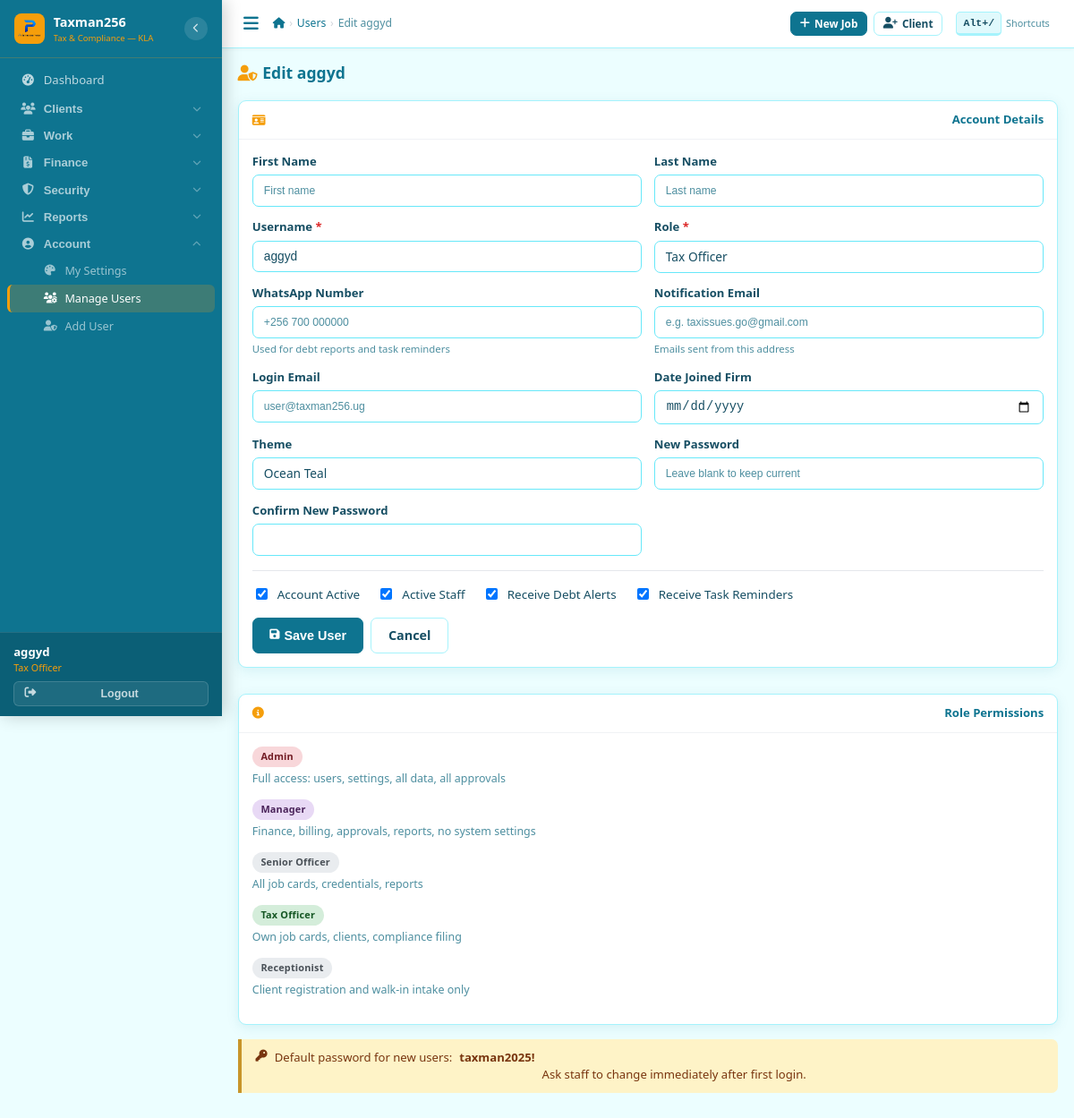
The app's page /staff/users/1/ (signed in) with its own data.
### core/models.py (models this page shows, shortened)
class User(AbstractUser):
    ROLE_CHOICES = [
        ('receptionist', 'Receptionist'),
        ('tax_officer',  'Tax Officer'),
        ('senior_officer','Senior Officer'),
        ('manager',      'Manager'),
        ('admin',        'Admin'),
    ]
    THEME_CHOICES = [
        ('ocean',    'Ocean Teal'),
    ]
    role              = models.CharField(max_length=20, choices=ROLE_CHOICES, default='tax_officer')
    phone_whatsapp    = models.CharField(max_length=20, blank=True,
                                         help_text='WhatsApp number used for sending reminders (e.g. +256785230670)')
    email_notify      = models.EmailField(blank=True,
                                          help_text='Email used for sending communications (e.g. taxissues.go@gmail.com)')
    is_active_staff   = models.BooleanField(default=True)
    date_joined_firm  = models.DateField(null=True, blank=True)
    receive_debt_alerts = models.BooleanField(default=True,
                                               help_text='Receive Saturday/Monday debt reports')
    receive_task_reminders = models.BooleanField(default=True,
                                                  help_text='Receive reminders for incomplete tasks')
    ui_theme          = models.CharField(max_length=20, choices=THEME_CHOICES, default='ocean')

### core/views.py (the view)
# urls.py: path('users/<int:pk>/',     views.user_edit,       name='user_edit'),
@login_required
def user_edit(request, pk):
    if not _require_admin(request):
        messages.error(request, 'Admin access required.')
        return redirect('dashboard:index')
    user = get_object_or_404(User, pk=pk)
    if request.method == 'POST':
        form = UserForm(request.POST, instance=user)
        if form.is_valid():
            u = form.save(commit=False)
            p = form.cleaned_data.get('password1')
            if p:
                u.set_password(p)
            u.save()
            messages.success(request, f'User {u.username} updated.')
            return redirect('core:users')
    else:
        form = UserForm(instance=user)
    role_guide = [
        ('admin','Admin','Full access: users, settings, all data, all approvals'),
        ('manager','Manager','Finance, billing, approvals, reports, no system settings'),
        ('senior_officer','Senior Officer','All job cards, credentials, reports'),
        ('tax_officer','Tax Officer','Own job cards, clients, compliance filing'),
        ('receptionist','Receptionist','Client registration and walk-in intake only'),
    ]
    return render(request, 'core/user_form.html', {'form': form, 'title': f'Edit {user.username}', 'edit_user': user, 'role_guide': role_guide})

### core/views.py (shortened to what this page needs)
class UserForm(forms.ModelForm):
    password1 = forms.CharField(label='Password', widget=forms.PasswordInput, required=False,
                                 help_text='Leave blank to keep existing password')
    password2 = forms.CharField(label='Confirm Password', widget=forms.PasswordInput, required=False)
    class Meta:
        model = User
        fields = ['username', 'first_name', 'last_name', 'email', 'email_notify',
                  'phone_whatsapp', 'role', 'ui_theme', 'is_active_staff', 'is_active',
                  'receive_debt_alerts', 'receive_task_reminders', 'date_joined_firm']
        widgets = {'date_joined_firm': forms.DateInput(attrs={'type': 'date'})}

### core/views.py (called while the page is built)
def _require_admin(request):
    return request.user.is_authenticated and (request.user.role in ('admin', 'manager') or request.user.is_superuser)

### templates/core/user_form.html (shortened to what this page needs)
{% extends 'base.html' %}
{% block nav_users %}active{% endblock %}
{% block breadcrumbs %}<li><a href="{% url 'core:users' %}">Users</a></li><li class="active">{{ title }}</li>{% endblock %}
{% block content %}
<div class="page-hdr"><h4 class="page-title"><i class="fas fa-user-shield"></i>{{ title }}</h4></div>
<div class="row"><div class="col-7">
<div class="card">
  <div class="card-hd"><i class="fas fa-id-card"></i>Account Details</div>
  <div class="card-bd">
    <form method="post" novalidate>{% csrf_token %}
      <div class="form-grid-2">
        <div><label class="form-label">First Name</label><input type="text" name="first_name" value="{{ form.first_name.value|default:'' }}" class="form-ctrl" placeholder="First name"></div>
        <div><label class="form-label">Last Name</label><input type="text" name="last_name" value="{{ form.last_name.value|default:'' }}" class="form-ctrl" placeholder="Last name"></div>
        <div><label class="form-label">Username <span class="req">*</span></label>
          <input type="text" name="username" value="{{ form.username.value|default:'' }}" class="form-ctrl" required>
          {% for e in form.username.errors %}<span class="err-msg">{{ e }}</span>{% endfor %}</div>
        <div><label class="form-label">Role <span class="req">*</span></label>
          </div>
        <div><label class="form-label">WhatsApp Number</label>
          <input type="text" name="phone_whatsapp" value="{{ form.phone_whatsapp.value|default:'' }}" class="form-ctrl" placeholder="+256 700 000000">
          <div class="form-hint">Used for debt reports and task reminders</div></div>
        <div><label class="form-label">Notification Email</label>
          <input type="email" name="email_notify" value="{{ form.email_notify.value|default:'' }}" class="form-ctrl" placeholder="e.g. taxissues.go@gmail.com">
          <div class="form-hint">Emails sent from this address</div></div>
        <div><label class="form-label">Login Email</label><input type="email" name="email" value="{{ form.email.value|default:'' }}" class="form-ctrl" placeholder="user@taxman256.ug"></div>
        <div><label class="form-label">Date Joined Firm</label><input type="date" name="date_joined_firm" value="{{ form.date_joined_firm.value|default:'' }}" class="form-ctrl"></div>
        <div><label class="form-label">Theme</label>
          </div>
        {% if is_new %}
        <div><label class="form-label">Password</label>
          <input type="password" name="password1" class="form-ctrl" placeholder="Leave blank for default: taxman2025!">
        </div>
        <div><label class="form-label">Confirm Password</label><input type="password" name="password2" class="form-ctrl" placeholder="Repeat password"></div>
        {% else %}
        <div><label class="form-label">New Password</label>
          <input type="password" name="password1" class="form-ctrl" placeholder="Leave blank to keep current">
        </div>
        <div><label class="form-label">Confirm New Password</label><input type="password" name="password2" class="form-ctrl"></div>
        {% endif %}
      </div>
      <div class="divider"></div>
      <div style="display:flex;flex-wrap:wrap;gap:1.2rem;margin-bottom:1rem">
        <label style="display:flex;align-items:center;gap:.5rem;cursor:pointer;font-size:.84rem">
          <input type="checkbox" name="is_active" {% if form.is_active.value %}checked{% endif %}> Account Active</label>
        <label style="display:flex;align-items:center;gap:.5rem;cursor:pointer;font-size:.84rem">
          <input type="checkbox" name="is_active_staff" {% if form.is_active_staff.value %}checked{% endif %}> Active Staff</label>
        <label style="display:flex;align-items:center;gap:.5rem;cursor:pointer;font-size:.84rem">
          <input type="checkbox" name="receive_debt_alerts" {% if form.receive_debt_alerts.value %}checked{% endif %}> Receive Debt Alerts</label>
        <label style="display:flex;align-items:center;gap:.5rem;cursor:pointer;font-size:.84rem">
          <input type="checkbox" name="receive_task_reminders" {% if form.receive_task_reminders.value %}checked{% endif %}> Receive Task Reminders</label>
      </div>
      <div class="flex gap-2">
        <button type="submit" class="btn btn-primary btn-lg"><i class="fas fa-save"></i> Save User</button>
        <a href="{% url 'core:users' %}" class="btn btn-outline btn-lg">Cancel</a>
      </div>
    </form>
  </div>
</div>
</div><div class="col">
<div class="card"><div class="card-hd"><i class="fas fa-info-circle"></i>Role Permissions</div>
<div class="card-bd" style="font-size:.82rem">
  {% for role,label,perms in role_guide %}
  <div style="margin-bottom:.8rem">
    <span class="badge badge-{% if role == 'admin' %}suspended{% elif role == 'manager' %}pending_payment{% elif role == 'tax_officer' %}active{% else %}dormant{% endif %}">{{ label }}</span>
    <div style="color:var(--muted);margin-top:.3rem;font-size:.78rem">{{ perms }}</div>
  </div>
  {% endfor %}
</div></div>
<div class="alert alert-note mt-2">
  <i class="fas fa-key"></i> Default password for new users: <strong>taxman2025!</strong><br>
  Ask staff to change immediately after first login.
</div>
</div></div>
{% endblock %}

### templates/base.html (shortened to what this page needs)
{% load static %}<!DOCTYPE html>
<html lang="en">
<head>
<link rel="stylesheet" href="https://cdnjs.cloudflare.com/ajax/libs/font-awesome/6.5.0/css/all.min.css">
<link rel="stylesheet" href="https://cdnjs.cloudflare.com/ajax/libs/select2/4.1.0-rc.0/css/select2.min.css">
<link rel="stylesheet" href="https://cdn.jsdelivr.net/npm/select2-bootstrap-5-theme@1.3.0/dist/select2-bootstrap-5-theme.min.css">
<link rel="stylesheet" href="https://cdnjs.cloudflare.com/ajax/libs/flatpickr/4.6.13/flatpickr.min.css">
<link rel="stylesheet" href="{% static 'css/app.css' %}?v=5">
</head>
<body data-theme="ocean">
{% if user.is_authenticated %}
<nav class="sidebar" id="sidebar">
  <div class="sb-brand">
    <div class="sb-icon"><img src="{% static 'icons/primeserver.png' %}" alt="Logo" style="width:100%;height:100%;object-fit:contain"></div>
    <div class="sb-brand-text">
      <div class="sb-brand-name">Taxman256</div>
      <div class="sb-brand-sub">Tax &amp; Compliance — KLA</div>
    </div>
    <button type="button" class="sb-toggle" id="sidebarToggle" title="Toggle sidebar">
      <i class="fas fa-chevron-left" id="sidebarToggleIcon"></i>
    </button>
  </div>
  <div class="sb-scroll">
    <a href="{% url 'dashboard:index' %}" class="sb-link {% block nav_dash %}{% endblock %}" title="Dashboard">
      <i class="fas fa-tachometer-alt"></i>
      <span class="sb-lbl">Dashboard</span>
    </a>
    <div class="sb-group" id="grp-clients">
      <button type="button" class="sb-group-hd" data-grp="grp-clients" data-href="{% url 'clients:list' %}" title="Clients">
        <i class="fas fa-users"></i>
        <span class="sb-lbl">Clients</span>
        <i class="fas fa-chevron-down sb-arrow"></i>
      </button>
    </div>
    <div class="sb-group" id="grp-work">
      <button type="button" class="sb-group-hd" data-grp="grp-work" data-href="{% url 'services:list' %}" title="Work">
        <i class="fas fa-briefcase"></i>
        <span class="sb-lbl">Work</span>
        <i class="fas fa-chevron-down sb-arrow"></i>
      </button>
    </div>
    <div class="sb-group" id="grp-finance">
      <button type="button" class="sb-group-hd" data-grp="grp-finance" data-href="{% url 'billing:list' %}" title="Finance">
        <i class="fas fa-file-invoice-dollar"></i>
        <span class="sb-lbl">Finance</span>
        <i class="fas fa-chevron-down sb-arrow"></i>
      </button>
    </div>
    <div class="sb-group" id="grp-security">
      <button type="button" class="sb-group-hd" data-grp="grp-security" data-href="{% url 'credentials:list' %}" title="Security">
        <i class="fas fa-shield-alt"></i>
        <span class="sb-lbl">Security</span>
        <i class="fas fa-chevron-down sb-arrow"></i>
      </button>
    </div>
    <div class="sb-group" id="grp-reports">
      <button type="button" class="sb-group-hd" data-grp="grp-reports" data-href="{% url 'documents:price_list' %}" title="Reports">
        <i class="fas fa-chart-line"></i>
        <span class="sb-lbl">Reports</span>
        <i class="fas fa-chevron-down sb-arrow"></i>
      </button>
    </div>
    <div class="sb-group" id="grp-account">
      <button type="button" class="sb-group-hd" data-grp="grp-account" data-href="{% url 'core:settings' %}" title="Account">
        <i class="fas fa-user-circle"></i>
        <span class="sb-lbl">Account</span>
        <i class="fas fa-chevron-down sb-arrow"></i>
      </button>
      <div class="sb-sub" id="sub-account">
        <a href="{% url 'core:settings' %}" class="sb-link {% block nav_settings %}{% endblock %}" title="My Settings"><i class="fas fa-palette"></i><span class="sb-lbl">My Settings</span></a>
        {% if user.is_superuser or user.role == 'admin' or user.role == 'manager' %}
        <a href="{% url 'core:users' %}"    class="sb-link {% block nav_users %}{% endblock %}" title="Manage Users"><i class="fas fa-users-cog"></i><span class="sb-lbl">Manage Users</span></a>
        <a href="{% url 'core:user_new' %}" class="sb-link" title="Add User"><i class="fas fa-user-shield"></i><span class="sb-lbl">Add User</span></a>
        {% endif %}
      </div>
    </div>
  </div>
  <div class="sb-footer">
    <div class="sb-user-info">
      <div class="sb-uname">{{ user.get_full_name|default:user.username }}</div>
      <div class="sb-urole">{{ user.get_role_display }}{% if user.phone_whatsapp %} · {{ user.phone_whatsapp }}{% endif %}</div>
    </div>
    <form method="post" action="{% url 'logout' %}" style="margin:0">{% csrf_token %}
      <button type="submit" class="sb-logout-btn">
        <i class="fas fa-sign-out-alt"></i><span class="sb-lbl"> Logout</span>
      </button>
    </form>
  </div>
</nav>
<div class="main">
  <div class="topbar">
    <div class="topbar-l">
      <button class="hamburger" id="hamburger" aria-label="Menu"><i class="fas fa-bars"></i></button>
      <nav aria-label="breadcrumb"><ol class="bc">
        <li><a href="{% url 'dashboard:index' %}"><i class="fas fa-home"></i></a></li>
        {% block breadcrumbs %}{% endblock %}
      </ol></nav>
    </div>
    <div class="topbar-r">
      <a href="{% url 'services:create' %}" class="btn btn-primary btn-sm"><i class="fas fa-plus"></i> New Job</a>
      <a href="{% url 'clients:create' %}"  class="btn btn-outline btn-sm d-xs-none"><i class="fas fa-user-plus"></i> Client</a>
      <span class="kb-hint d-xs-none" onclick="window.txShowShortcuts&&window.txShowShortcuts()" title="Keyboard shortcuts">
        <kbd>Alt+/</kbd> Shortcuts
      </span>
    </div>
  </div>
  <div class="page-body">{% block content %}{% endblock %}</div>
</div>
{% else %}{% block auth_content %}{% endblock %}{% endif %}
</body>
</html>

### records on screen
User: get_full_name "aggyd", role "Tax Officer", username "aggyd"

### other values on screen
{{ title }} "Edit aggyd"
{{ label }} "Admin" "Manager" "Senior Officer" "Tax Officer" "Receptionist"
{{ perms }} "Full access: users, settings, all data, all approvals" "Finance, billing, approvals, reports, no system settings" "All job cards, credentials, reports" "Own job cards, clients, compliance filing" "Client registration and walk-in intake only"
